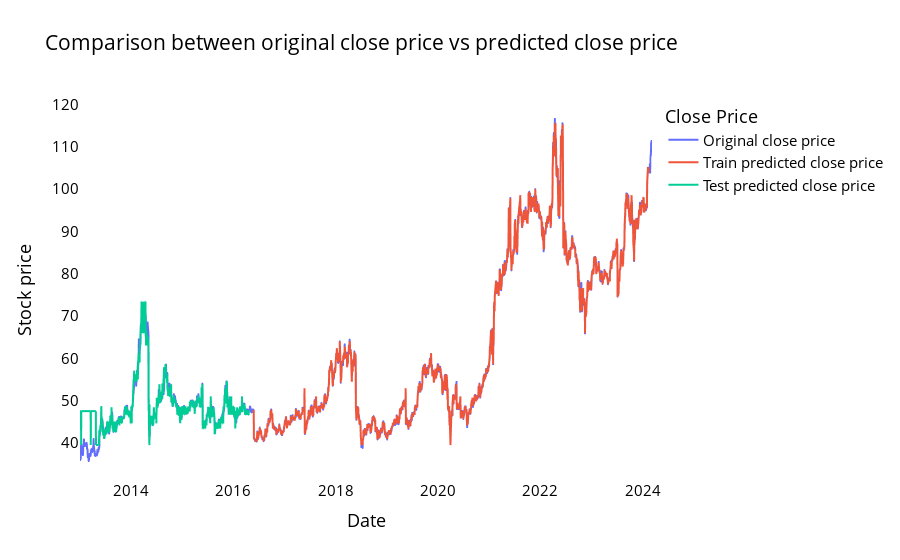

Notebook code cell kept with this figure:
### Code cell
# Prediction
train_predict = final_regressor.predict(X_train)
test_predict = final_regressor.predict(X_test)

# Transform back to the original form
train_predict = scaler_fpt.inverse_transform(train_predict.reshape(-1, 1))
test_predict = scaler_fpt.inverse_transform(test_predict.reshape(-1, 1))
original_ytrain = scaler_fpt.inverse_transform(y_train.reshape(-1, 1))
original_ytest = scaler_fpt.inverse_transform(y_test.reshape(-1, 1))

# Evaluation metrics
print("Train data RMSE: ", math.sqrt(mean_squared_error(original_ytrain, train_predict)))
print("Test data RMSE: ", math.sqrt(mean_squared_error(original_ytest, test_predict)))

# Plotting
trainPredictPlot = np.empty_like(closedf_FPT2)
trainPredictPlot[:, :] = np.nan
trainPredictPlot[time_step:len(train_predict) + time_step, :] = train_predict

testPredictPlot = np.empty_like(closedf_FPT2)
testPredictPlot[:, :] = np.nan
testPredictPlot[len(train_predict) + (time_step * 2) + 1:len(closedf_FPT2) - 1, :] = test_predict

names = cycle(['Original close price', 'Train predicted close price', 'Test predicted close price'])
plotdf = pd.DataFrame({
    'Ngày giao dịch': closedf_FPT2_stock['Ngày giao dịch'],
    'Giá đóng cửa': closedf_FPT2_stock['Giá đóng cửa'],
    'train_predicted_close': trainPredictPlot.reshape(1, -1)[0].tolist(),
    'test_predicted_close': testPredictPlot.reshape(1, -1)[0].tolist()
})

plot = px.line(plotdf, x='Ngày giao dịch', y=['Giá đóng cửa', 'train_predicted_close', 'test_predicted_close'],
               labels={'value': 'Stock price', 'Ngày giao dịch': 'Date'},
               title='Comparison between original close price vs predicted close price')

plot.for_each_trace(lambda t: t.update(name=next(names)))

plot.update_layout(plot_bgcolor='white', font_size=15, font_color='black', legend_title_text='Close Price')
plot.update_xaxes(showgrid=False)
plot.update_yaxes(showgrid=False)
plot.show()

### Figure 1 — Plotly figure (JSON) as saved in the notebook; plotly's stock layout.template omitted (floating-point values rounded to 4 significant figures; data arrays with more than 128 entries replaced by an {"elided": "..."} marker saying what was removed)
{"data": [{"hovertemplate": "variable=Giá đóng cửa<br>Date=%{x}<br>Stock price=%{y}<extra></extra>", "legendgroup": "Giá đóng cửa", "line": {"color": "#636efa", "dash": "solid"}, "marker": {"symbol": "circle"}, "mode": "lines", "name": "Original close price", "showlegend": true, "type": "scattergl", "x": {"elided": "2786 str values"}, "xaxis": "x", "y": {"elided": "2786 float values"}, "yaxis": "y"}, {"hovertemplate": "variable=train_predicted_close<br>Date=%{x}<br>Stock price=%{y}<extra></extra>", "legendgroup": "train_predicted_close", "line": {"color": "#EF553B", "dash": "solid"}, "marker": {"symbol": "circle"}, "mode": "lines", "name": "Train predicted close price", "showlegend": true, "type": "scattergl", "x": {"elided": "2786 str values"}, "xaxis": "x", "y": {"elided": "2786 float values"}, "yaxis": "y"}, {"hovertemplate": "variable=test_predicted_close<br>Date=%{x}<br>Stock price=%{y}<extra></extra>", "legendgroup": "test_predicted_close", "line": {"color": "#00cc96", "dash": "solid"}, "marker": {"symbol": "circle"}, "mode": "lines", "name": "Test predicted close price", "showlegend": true, "type": "scattergl", "x": {"elided": "2786 str values"}, "xaxis": "x", "y": {"elided": "2786 float values"}, "yaxis": "y"}], "layout": {"font": {"color": "black", "size": 15}, "legend": {"title": {"text": "Close Price"}, "tracegroupgap": 0}, "plot_bgcolor": "white", "title": {"text": "Comparison between original close price vs predicted close price"}, "xaxis": {"anchor": "y", "domain": [0, 1], "showgrid": false, "title": {"text": "Date"}}, "yaxis": {"anchor": "x", "domain": [0, 1], "showgrid": false, "title": {"text": "Stock price"}}}}
